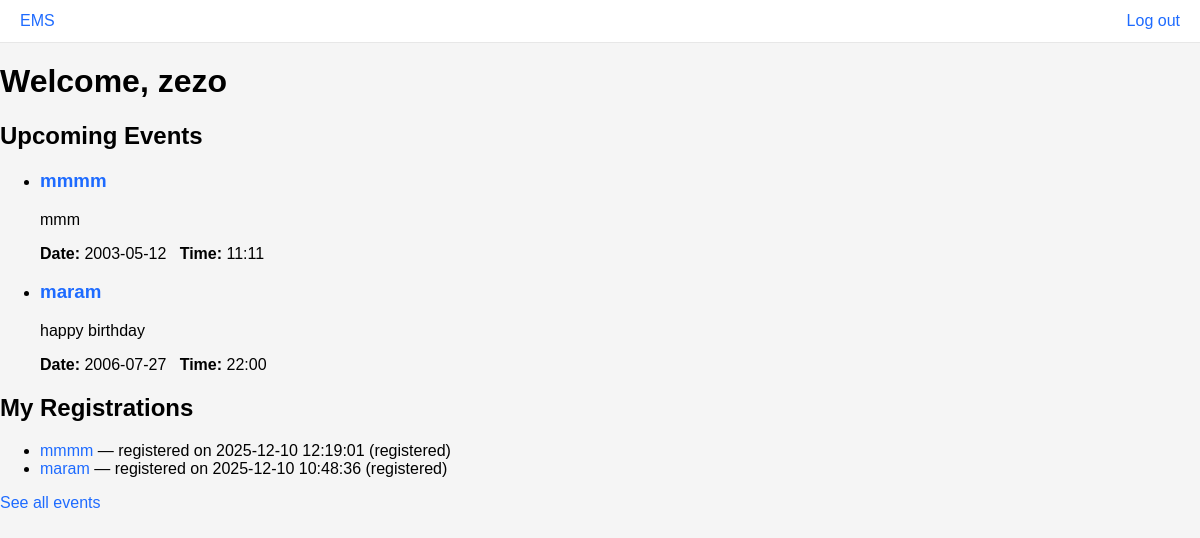
/dashboard (signed in), run on the app's committed database.
### tables this page shows
CREATE TABLE users (
  id INTEGER PRIMARY KEY AUTOINCREMENT,
  name TEXT NOT NULL,
  email TEXT NOT NULL UNIQUE,
  password_hash TEXT NOT NULL,
  role TEXT NOT NULL DEFAULT 'student',
  created_at DATETIME DEFAULT CURRENT_TIMESTAMP
);

CREATE TABLE events (
  id INTEGER PRIMARY KEY AUTOINCREMENT,
  title TEXT NOT NULL,
  description TEXT,
  location TEXT,
  date TEXT,
  time TEXT,
  status TEXT DEFAULT 'pending',
  organizer_id INTEGER,
  created_at DATETIME DEFAULT CURRENT_TIMESTAMP,
  FOREIGN KEY (organizer_id) REFERENCES users(id) ON DELETE SET NULL
);

CREATE TABLE registrations (
  id INTEGER PRIMARY KEY AUTOINCREMENT,
  student_id INTEGER NOT NULL,
  event_id INTEGER NOT NULL,
  status TEXT DEFAULT 'registered',
  registration_date DATETIME DEFAULT CURRENT_TIMESTAMP,
  UNIQUE(student_id, event_id),
  FOREIGN KEY (student_id) REFERENCES users(id) ON DELETE CASCADE,
  FOREIGN KEY (event_id) REFERENCES events(id) ON DELETE CASCADE
);

### src/controllers/main.py (the view)
@bp.route('/dashboard')
def dashboard():
	if not getattr(g, 'user', None):
		return redirect(url_for('auth.login'))
	user = g.user
	events = get_all_events(status='approved') or []
	my_events = []
	if user and user.get('role') == 'organizer':
		my_events = get_events_by_organizer(user.get('id')) or []
	my_registrations = []
	if user:
		try:
			my_registrations = get_user_registrations(user.get('id')) or []
		except Exception:
			my_registrations = []
	return render_template(
		'dashboard.html', user=user, events=events, my_events=my_events, registrations=my_registrations
	)

### src/controllers/auth_controller.py (called while the page is built)
@bp.before_app_request
def load_logged_in_user():
    user_id = session.get('user_id')
    if user_id is None:
        g.user = None
    else:
        g.user = get_user_by_id(user_id)

### src/repositories/event_repo.py (called while the page is built)
def get_all_events(status=None):
    db = get_db()
    cur = db.cursor()
    if status:
        cur.execute(
            "SELECT id, title, description, location, date, time, status, organizer_id, created_at FROM events WHERE status = ? ORDER BY date ASC",
            (status,),
        )
    else:
        cur.execute(
            "SELECT id, title, description, location, date, time, status, organizer_id, created_at FROM events ORDER BY date ASC"
        )
    rows = cur.fetchall()
    return [dict(r) for r in rows]

### src/repositories/registration_repo.py (called while the page is built)
def get_user_registrations(student_id):
    db = get_db()
    cur = db.cursor()
    cur.execute(
        "SELECT r.id, r.student_id, r.event_id, r.status, r.registration_date, e.title, e.date FROM registrations r JOIN events e ON r.event_id = e.id WHERE r.student_id = ? ORDER BY r.registration_date DESC",
        (student_id,),
    )
    rows = cur.fetchall()
    return [dict(r) for r in rows]

### src/repositories/user_repo.py (called while the page is built)
def get_user_by_id(user_id):
    db = get_db()
    cur = db.cursor()
    cur.execute("SELECT id, name, email, role FROM users WHERE id = ?", (user_id,))
    row = cur.fetchone()
    return dict(row) if row else None

### src/utils/db.py (called while the page is built)
def get_db():
    db = getattr(g, '_database', None)
    if db is None:
        db = g._database = sqlite3.connect(DB_PATH)
        db.row_factory = sqlite3.Row
    return db

    @app.teardown_appcontext
    def _close_db(exception):
        db = getattr(g, '_database', None)
        if db is not None:
            db.close()

### templates/dashboard.html (shortened to what this page needs)
{% extends "base.html" %}
{% block content %}
<div class="container">
	<h1>Welcome, {{ user.name if user else 'Guest' }}</h1>
	<section>
		<h2>Upcoming Events</h2>
		{% if events and events|length > 0 %}
			<ul class="event-list">
				{% for e in events %}
					<li>
						<h3><a href="{{ url_for('events.event_detail', event_id=e.id) }}">{{ e.title }}</a></h3>
						<p>{{ e.description[:150] }}{% if e.description|length > 150 %}...{% endif %}</p>
						<p><strong>Date:</strong> {{ e.date }} &nbsp; <strong>Time:</strong> {{ e.time }}</p>
					</li>
				{% endfor %}
			</ul>
		{% else %}
			<p>No upcoming events.</p>
		{% endif %}
	</section>
	{% if session.get('role') == 'student' and registrations and registrations|length > 0 %}
		<section>
			<h2>My Registrations</h2>
			<ul>
				{% for r in registrations %}
					<li>
						<a href="{{ url_for('events.event_detail', event_id=r.event_id) }}">{{ r.title or 'Event' }}</a>
						— registered on {{ r.registration_date }} ({{ r.status }})
					</li>
				{% endfor %}
			</ul>
		</section>
	{% endif %}
	<p>
		<a href="{{ url_for('events.events_list') }}">See all events</a>
	</p>
</div>
{% endblock %}

### static/css/style.css (style rules this page uses)
:root { --card-bg: #070707; --input-bg: #ffffff; --primary: #1e6bff; --muted: #999; }
body { margin:0; font-family: Arial, sans-serif; background: #f5f5f5; min-height:100vh; }
a { color:var(--primary); text-decoration:none; }

### data on the page
users: name "zezo"
events: title "mmmm", description "mmm", date "2003-05-12", time "11:11"
events: title "maram", description "happy birthday", date "2006-07-27", time "22:00"
registrations: title "mmmm", registration_date "2025-12-10 12:19:01", status "registered"
registrations: title "maram", registration_date "2025-12-10 10:48:36", status "registered"
